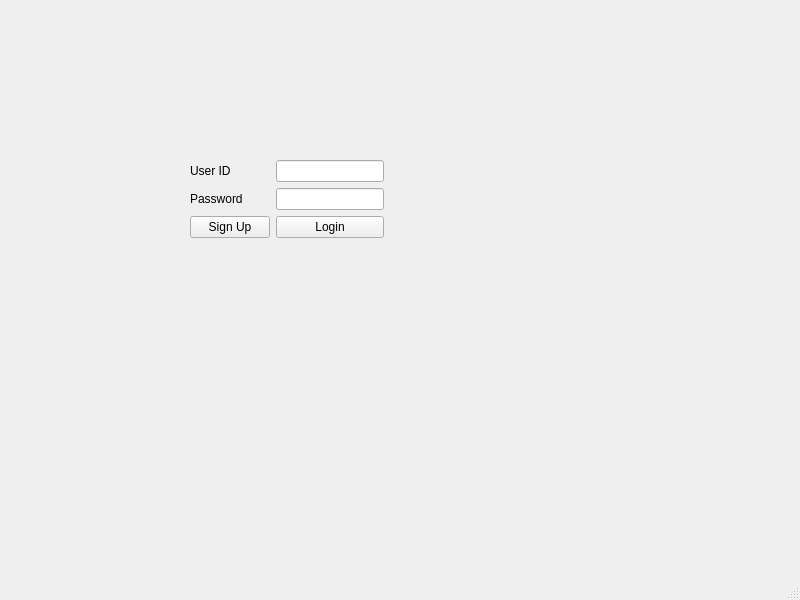
<?xml version="1.0" encoding="UTF-8"?>
<ui version="4.0">
 <class>MainWindow</class>
 <widget class="QMainWindow" name="MainWindow">
  <property name="geometry">
   <rect>
    <x>0</x>
    <y>0</y>
    <width>800</width>
    <height>600</height>
   </rect>
  </property>
  <property name="windowTitle">
   <string>MainWindow</string>
  </property>
  <widget class="QWidget" name="centralwidget">
   <widget class="QWidget" name="gridLayoutWidget">
    <property name="geometry">
     <rect>
      <x>190</x>
      <y>160</y>
      <width>371</width>
      <height>91</height>
     </rect>
    </property>
    <layout class="QGridLayout" name="gridLayout">
     <property name="sizeConstraint">
      <enum>QLayout::SetFixedSize</enum>
     </property>
     <property name="leftMargin">
      <number>0</number>
     </property>
     <item row="1" column="0">
      <widget class="QLabel" name="label_2">
       <property name="text">
        <string>Password</string>
       </property>
      </widget>
     </item>
     <item row="1" column="1">
      <widget class="QLineEdit" name="lineEdit_2">
       <property name="inputMask">
        <string/>
       </property>
       <property name="text">
        <string/>
       </property>
       <property name="echoMode">
        <enum>QLineEdit::Password</enum>
       </property>
      </widget>
     </item>
     <item row="0" column="1">
      <widget class="QLineEdit" name="lineEdit"/>
     </item>
     <item row="0" column="0">
      <widget class="QLabel" name="label">
       <property name="text">
        <string>User ID</string>
       </property>
      </widget>
     </item>
     <item row="2" column="1">
      <widget class="QPushButton" name="pushButton">
       <property name="text">
        <string>Login</string>
       </property>
      </widget>
     </item>
     <item row="2" column="0">
      <widget class="QPushButton" name="pushButton_2">
       <property name="text">
        <string>Sign Up</string>
       </property>
      </widget>
     </item>
    </layout>
   </widget>
  </widget>
  <widget class="QMenuBar" name="menubar">
   <property name="geometry">
    <rect>
     <x>0</x>
     <y>0</y>
     <width>800</width>
     <height>20</height>
    </rect>
   </property>
  </widget>
  <widget class="QStatusBar" name="statusbar"/>
 </widget>
 <resources/>
 <connections>
  <connection>
   <sender>pushButton</sender>
   <signal>clicked()</signal>
   <receiver>MainWindow</receiver>
   <slot>close()</slot>
   <hints>
    <hint type="sourcelabel">
     <x>357</x>
     <y>257</y>
    </hint>
    <hint type="destinationlabel">
     <x>377</x>
     <y>634</y>
    </hint>
   </hints>
  </connection>
  <connection>
   <sender>pushButton_2</sender>
   <signal>clicked()</signal>
   <receiver>MainWindow</receiver>
   <slot>close()</slot>
   <hints>
    <hint type="sourcelabel">
     <x>214</x>
     <y>256</y>
    </hint>
    <hint type="destinationlabel">
     <x>204</x>
     <y>661</y>
    </hint>
   </hints>
  </connection>
 </connections>
</ui>
